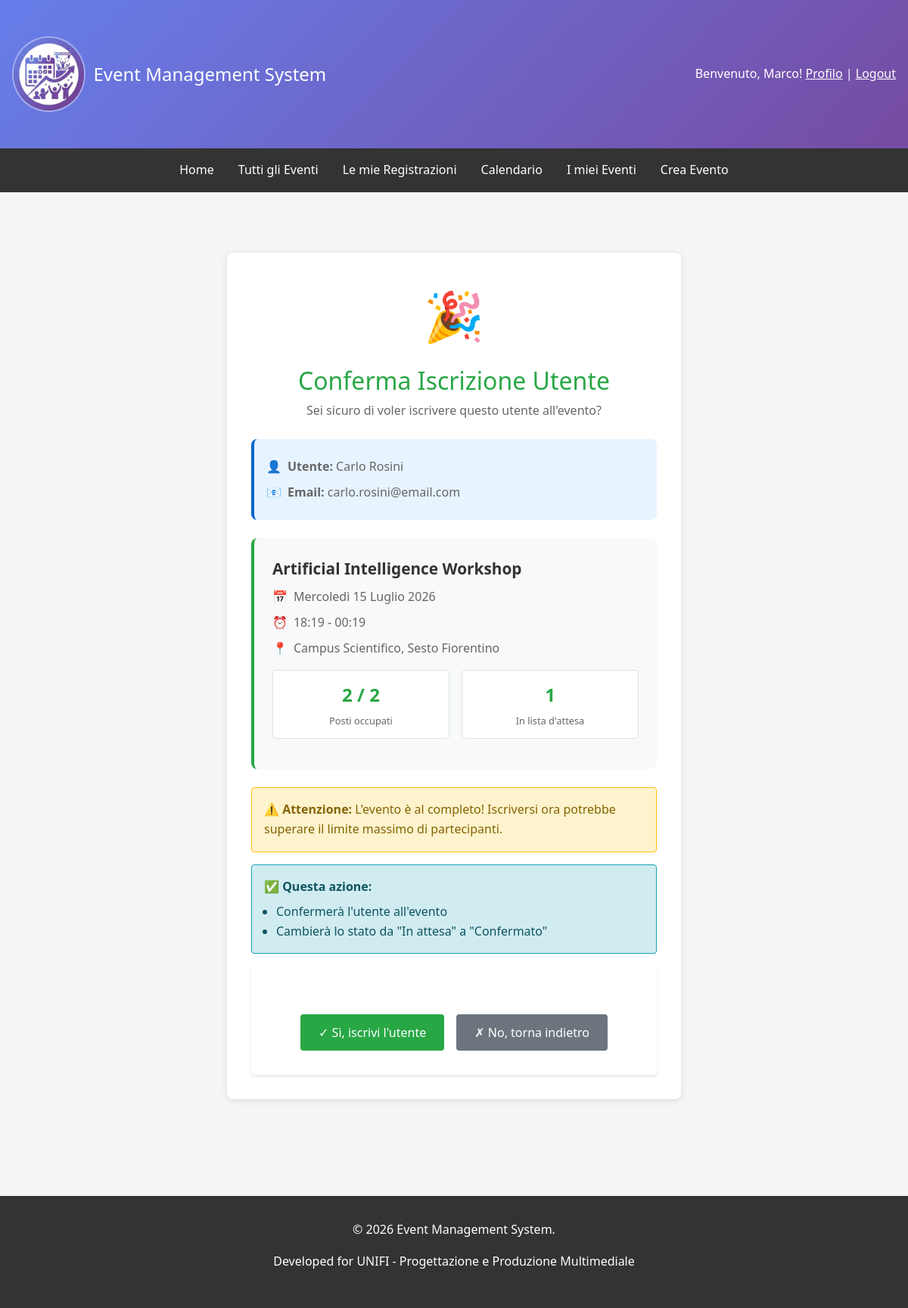
/events/event/598/admin-register/2051/confirm/ (signed in), run on an earlier commit of the app's database.
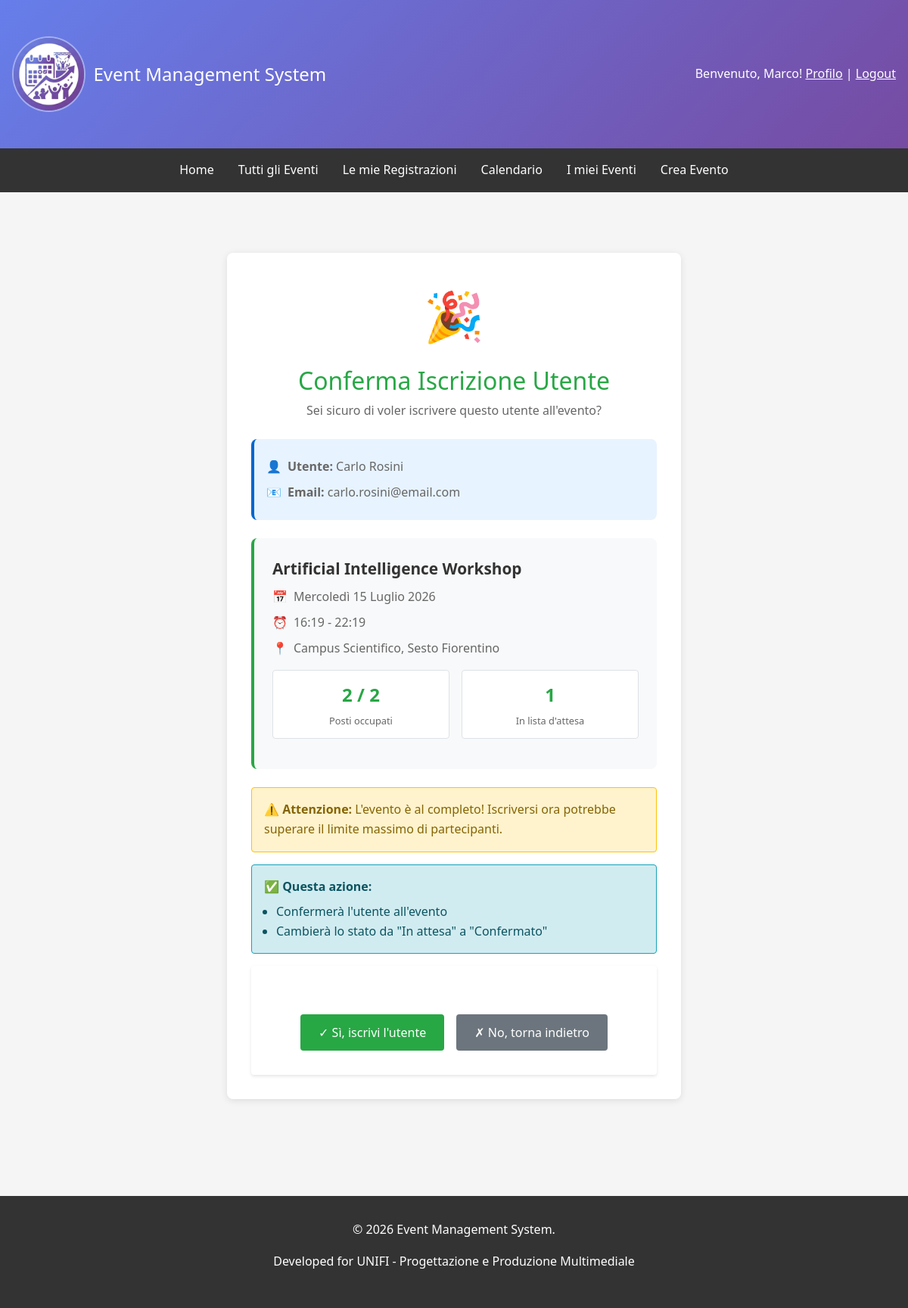
And on a later commit of the database.
### events/models.py (models this page shows, shortened)
class Event(models.Model):
    STATUS_CHOICES = [('draft', 'Bozza'), ('published', 'Pubblicato'), ('ongoing', 'In Corso'), ('completed', 'Completato'), ('cancelled', 'Annullato')]
    title = models.CharField(max_length=200, verbose_name='Titolo')
    description = models.TextField(verbose_name='Descrizione')
    organizer = models.ForeignKey(User, on_delete=models.CASCADE, related_name='organized_events', verbose_name='Organizzatore')
    location = models.CharField(max_length=255, verbose_name='Luogo')
    start_date = models.DateTimeField(verbose_name='Data e Ora Inizio')
    end_date = models.DateTimeField(verbose_name='Data e Ora Fine')
    max_attendees = models.IntegerField(null=True, blank=True, verbose_name='Numero Massimo Partecipanti')
    image = models.ImageField(upload_to='event_images/', blank=True, null=True, verbose_name='Immagine')
    status = models.CharField(max_length=15, choices=STATUS_CHOICES, default='draft', verbose_name='Stato')
    created_at = models.DateTimeField(auto_now_add=True)
    updated_at = models.DateTimeField(auto_now=True)
    deleted_at = models.DateTimeField(null=True, blank=True, verbose_name='Eliminato il')
    class Meta:
        ordering = ['-start_date']
        permissions = [('can_create_event', 'Può creare eventi'), ('can_edit_own_events', 'Può modificare i propri eventi'), ('can_delete_own_events', 'Può eliminare i propri eventi'), ('can_view_attendees', 'Può visualizzare la lista dei partecipanti')]
    def is_full(self):
        if self.max_attendees is None:
            return False
        return self.eventregistration_set.filter(status='confirmed').count() >= self.max_attendees
    @property
    def get_confirmed_attendees_count(self):
        return self.eventregistration_set.filter(status='confirmed').count()
    def get_pending_attendees_count(self):
        return self.eventregistration_set.filter(status='pending').count()

### events/views.py (the view)
# urls.py: path('event/<int:pk>/admin-register/<int:registration_pk>/confirm/', views.admin_register_confirm, name='admin_register_confirm'),
@login_required
def admin_register_confirm(request, pk, registration_pk):
    event = get_object_or_404(Event, pk=pk, status='published')
    registration = get_object_or_404(EventRegistration, pk=registration_pk, event=event)
    if not (request.user.is_staff or request.user == event.organizer):
        messages.error(request, 'Non hai i permessi per questa azione.')
        return redirect('events:event_detail', pk=pk)
    if registration.status != 'pending':
        messages.warning(request, 'Questo utente non è in lista d\'attesa.')
        return redirect('events:event_detail', pk=pk)
    if request.method == 'POST':
        registration.status = 'confirmed'
        registration.save()
        user_name = registration.user.get_full_name() or registration.user.username
        messages.success(request, f'✅ {user_name} è stato iscritto all\'evento "{event.title}" con successo!')
        return redirect('events:event_detail', pk=pk)
    context = {
        'event': event,
        'registration': registration,
        'user_to_register': registration.user,
        'is_admin_register': True,
    }
    return render(request, 'events/confirm_register.html', context)

### templates/events/confirm_register.html (shortened to what this page needs)
{% extends 'base.html' %}
{% block content %}
<div class="confirm-container">
    <div class="success-icon">
        🎉
    </div>
    <h2 style="text-align: center; color: #28a745; margin-bottom: 0.5rem;">
        Conferma Iscrizione Utente
    </h2>
    <p style="text-align: center; color: #666; margin-bottom: 1.5rem;">
        Sei sicuro di voler iscrivere questo utente all'evento?
    </p>
    <div class="profile-box">
        <div class="event-info">
            <span>👤</span>
            <span><strong>Utente:</strong> {{ user_to_register.get_full_name|default:user_to_register.username }}</span>
        </div>
        <div class="event-info">
            <span>📧</span>
            <span><strong>Email:</strong> {{ user_to_register.email }}</span>
        </div>
    </div>
    <div class="event-details">
        <div class="event-title">
            {{ event.title }}
        </div>
        <div class="event-info">
            <span>📅</span>
            <span>{{ event.start_date|date:"l d F Y" }}</span>
        </div>
        <div class="event-info">
            <span>⏰</span>
            <span>{{ event.start_date|date:"H:i" }} - {{ event.end_date|date:"H:i" }}</span>
        </div>
        {% if event.location %}
        <div class="event-info">
            <span>📍</span>
            <span>{{ event.location }}</span>
        </div>
        {% endif %}
        <div class="stats-grid">
            <div class="stat-card">
                <div class="stat-number">{{ event.get_confirmed_attendees_count }}{% if event.max_attendees %} / {{ event.max_attendees }}{% endif %}</div>
                <div class="stat-label">Posti occupati</div>
            </div>
            <div class="stat-card">
                <div class="stat-number">{{ event.get_pending_attendees_count }}</div>
                <div class="stat-label">In lista d'attesa</div>
            </div>
        </div>
    </div>
    {% if event.is_full %}
        <div class="warning-text">
            <strong>⚠️ Attenzione:</strong> L'evento è al completo!
            Iscriversi ora potrebbe superare il limite massimo di partecipanti.
        </div>
    {% else %}
        <div class="info-text">
            <strong>📝 Nota:</strong> L'utente riceverà una notifica di conferma dell'iscrizione.
            Dopo l'iscrizione, i posti disponibili si ridurranno.
        </div>
    {% endif %}
    <div class="info-text">
        <strong>✅ Questa azione:</strong>
        <ul style="margin: 0.5rem 0 0 1rem; padding: 0;">
            <li>Confermerà l'utente all'evento</li>
            <li>Cambierà lo stato da "In attesa" a "Confermato"</li>
        </ul>
    </div>
    <form method="post">
        <div class="button-group">
            <button type="submit" class="btn-confirm">
                ✓ Sì, iscrivi l'utente
            </button>
            <a href="{% url 'events:event_detail' pk=event.pk %}" class="btn-cancel">
                ✗ No, torna indietro
            </a>
        </div>
    </form>
</div>
{% endblock %}

What changed in the data, as far as the page shows it:
changed Event "Artificial Intelligence Workshop": start_date "18:19" → "16:19"; end_date "00:19" → "22:19"
